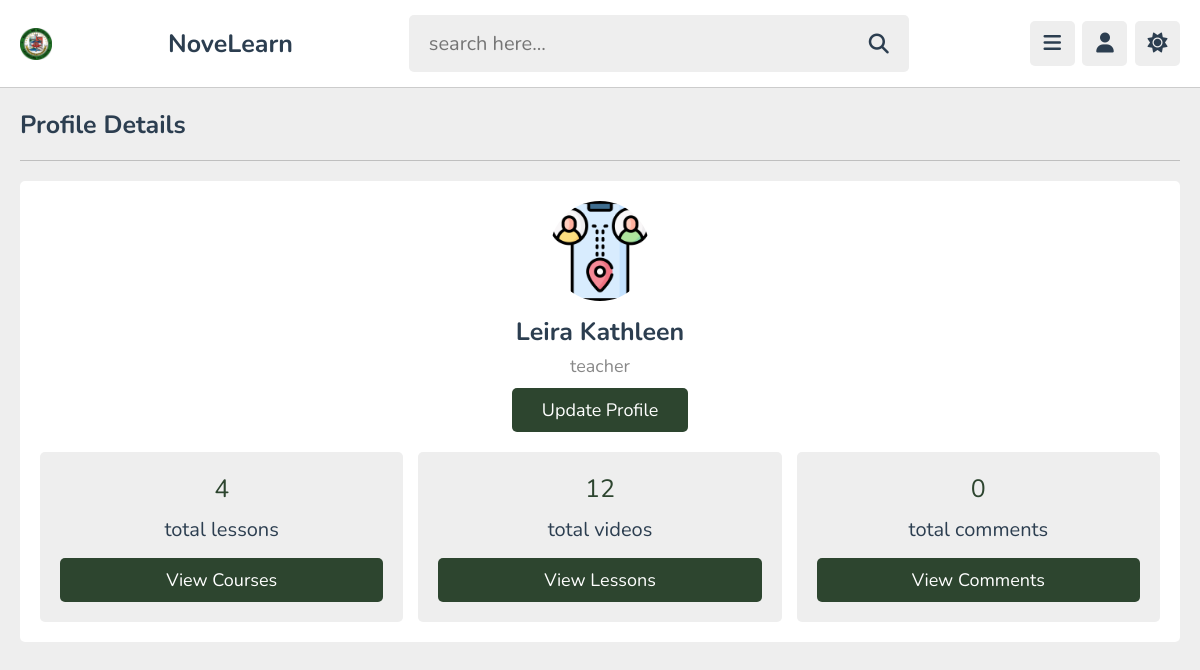
Page /admin/profile.php (signed in) on the committed database.
### tables this page shows
CREATE TABLE `tutors` (
  `id` varchar(20) NOT NULL,
  `teacher_number` varchar(20) NOT NULL,
  `fname` varchar(50) NOT NULL,
  `mname` varchar(50) NOT NULL,
  `lname` varchar(50) NOT NULL,
  `dob` date NOT NULL,
  `address` varchar(100) NOT NULL,
  `profession` varchar(50) NOT NULL,
  `email` varchar(50) NOT NULL,
  `contactnum` varchar(50) NOT NULL,
  `password` varchar(50) NOT NULL,
  `image` varchar(100) NOT NULL
);

### admin/profile.php (the view, shortened to what this page needs)
<?php
   include '../components/connect.php';
   if(isset($_COOKIE['tutor_id'])){
      $tutor_id = $_COOKIE['tutor_id'];
   }else{
      $tutor_id = '';
      header('location:login.php');
   }
   $select_playlists = $conn->prepare("SELECT * FROM `playlist` WHERE tutor_id = ?");
   $select_playlists->execute([$tutor_id]);
   $total_playlists = $select_playlists->rowCount();
   $select_contents = $conn->prepare("SELECT * FROM `content` WHERE tutor_id = ?");
   $select_contents->execute([$tutor_id]);
   $total_contents = $select_contents->rowCount();
   $select_comments = $conn->prepare("SELECT * FROM `comments` WHERE tutor_id = ?");
   $select_comments->execute([$tutor_id]);
   $total_comments = $select_comments->rowCount();
?>
<!DOCTYPE html>
<html lang="en">
<head>
   <link rel="stylesheet" href="https://cdnjs.cloudflare.com/ajax/libs/font-awesome/6.2.0/css/all.min.css">
   <link rel="stylesheet" href="../css/admin_style.css">
</head>
<body>
<?php include '../components/admin_header.php'; ?>
<section class="tutor-profile" style="min-height: calc(100vh - 19rem);">
   <h1 class="heading">profile details</h1>
   <div class="details">
      <div class="tutor">
         <img src="../uploaded_files/<?= $fetch_profile['image']; ?>" alt="">
         <h3><?= htmlspecialchars($fetch_profile['fname'] . ' ' . $fetch_profile['mname'] . ' ' . $fetch_profile['lname']); ?></h3>
         <span><?= $fetch_profile['profession']; ?></span>
         <a href="update.php" class="inline-btn">update profile</a>
      </div>
      <div class="flex">
         <div class="box">
            <span><?= $total_playlists; ?></span>
            <p>total lessons</p>
            <a href="playlists.php" class="btn">view courses</a>
         </div>
         <div class="box">
            <span><?= $total_contents; ?></span>
            <p>total videos</p>
            <a href="contents.php" class="btn">view lessons</a>
         </div>
         <div class="box">
            <span><?= $total_comments; ?></span>
            <p>total comments</p>
            <a href="comments.php" class="btn">view comments</a>
         </div>
      </div>
   </div>
</section>
</body>
</html>

### css/admin_style.css (style rules this page uses)
:root { --main-color:#2D452F; --red:#e74c3c; --oragen:#f39c12; --white:#fff; --black:#2c3e50; --light-color:#888; --light-bg:#eee; --border:.1rem solid rgba(0,0,0,.2); }
* { font-family: 'Nunito', sans-serif; margin: 0; padding: 0; box-sizing: border-box; outline: none; border: none; text-decoration: none; }
html { font-size: 62.5%; overflow-x: hidden; }
body { background-color: var(--light-bg); padding-left: 30rem; }
section { padding:2rem; max-width: 1200px; margin: 0 auto; }
.btn, .option-btn, .delete-btn, .inline-btn, .inline-option-btn, .inline-delete-btn { border-radius: .5rem; padding: 1rem 3rem; font-size: 1.8rem; color: #fff; margin-top: 1rem; text-transform: capitalize; cursor: pointer; text-align: center; }
.btn, .option-btn, .delete-btn { display: block; width: 100%; }
.inline-btn, .inline-option-btn, .inline-delete-btn { display: inline-block; }
.btn, .inline-btn { background-color: var(--main-color); }
.heading { padding-bottom: 1.8rem; border-bottom: var(--border); font-size: 2.5rem; color: var(--black); text-transform: capitalize; margin-bottom: 2rem; }
.tutor-profile .details { background-color: var(--white); border-radius: .5rem; padding: 2rem; text-align: center; }
.tutor-profile .details .tutor { margin-bottom: 2rem; }
.tutor-profile .details .tutor img { height: 10rem; width: 10rem; border-radius: 50%; object-fit: cover; margin-bottom: .5rem; }
.tutor-profile .details .tutor h3 { font-size: 2.5rem; color: var(--black); margin: .5rem 0; }
.tutor-profile .details .tutor span { font-size: 1.8rem; color: var(--light-color); display: block; }
.tutor-profile .details .flex { display: flex; gap: 1.5rem; align-items: center; flex-wrap: wrap; }
.tutor-profile .details .flex .box { flex: 1 1 26rem; border-radius: .5rem; background-color: var(--light-bg); padding: 2rem; }
.tutor-profile .details .flex span { color: var(--main-color); display: block; margin-bottom: .5rem; font-size: 2.5rem; }
.tutor-profile .details .flex .box p { font-size: 2rem; color: var(--black); padding: .5rem 0; }
@media (max-width:1200px) { body { padding-left: 0; } }

### rows in the picture
tutors: image (picture), fname+mname+lname "Leira Kathleen", profession "teacher"

### other values in the picture
$total_playlists "4"
$total_contents "12"
$total_comments "0"
